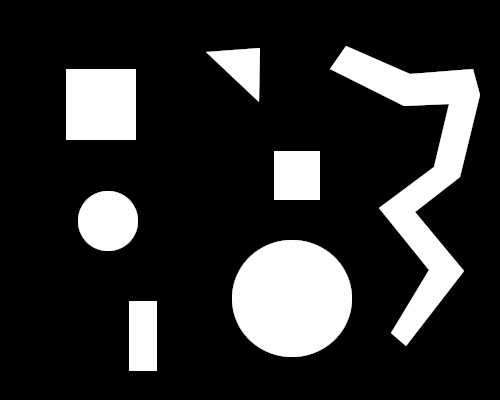
#> input picture Lecture 2/Images/shapes.png, 500 x 400 px
$ jupyter execute exrecise_4.ipynb
#> lines starting #> are read from the running program, lines starting #| are printed output that depends on the picture
### Lecture 2/Notebooks/helpers.py
import cv2
import numpy as np
from matplotlib import pyplot as plt

MIN = 0
MAX = 255

plt.rcParams['figure.figsize'] = [12, 8]

def show_histograms(img):
    if len(img.shape) == 2:
        hist = cv2.calcHist([img], [0], None, [256], [0, 256])
        plt.plot(hist)
    else:
        for channel, color in zip(range(img.shape[2]), ['r', 'g', 'b']):
            hist = cv2.calcHist([img], [channel], None, [256], [0, 256])
            plt.plot(hist, color=color)
    plt.grid()
    plt.show()


# source: https://stackoverflow.com/a/43346070
# [7 lines left out: function genarate_gussian_kernel, not called in this run]

def create_mean_kernel(kernel_radius):
    return np.ones((kernel_radius * 2 + 1, kernel_radius * 2 + 1)) / (kernel_radius * 2 + 1) ** 2

def erosion(image, kernel_radius, iterations=1):
    kernel = create_mean_kernel(kernel_radius)
    return cv2.erode(image, kernel, iterations=iterations)

def dilation(image, kernel_radius, iterations=1):
    kernel = create_mean_kernel(kernel_radius)
    return cv2.dilate(image, kernel, iterations=iterations)

def opening(image, kernel_radius, iterations=1):
    kernel = create_mean_kernel(kernel_radius)
    return cv2.morphologyEx(image, cv2.MORPH_OPEN, kernel, iterations=iterations)

def closing(image, kernel_radius, iterations=1):
    kernel = create_mean_kernel(kernel_radius)
    return cv2.morphologyEx(image, cv2.MORPH_OPEN, kernel, iterations=iterations)

### Lecture 2/exrecise_4.ipynb
[cell 1]
import cv2
from matplotlib import pyplot as plt
import matplotlib.patches as patches
import numpy as np
from helpers import *

[cell 2]
image = cv2.imread('Images/shapes.png')
#> image is the input picture: shape (400, 500, 3); min 0, max 255, mean 47.1
image = cv2.cvtColor(image, cv2.COLOR_BGR2GRAY)
#> image: shape (400, 500)

show_histograms(image)
#> in show_histograms, `hist = cv2.calcHist([img], [0], None, [256], [0, 256])`: hist = 256 values, max 162422 at index 0, min 0 at index 1, mean 781.2
#> in show_histograms, `plt.show()`:
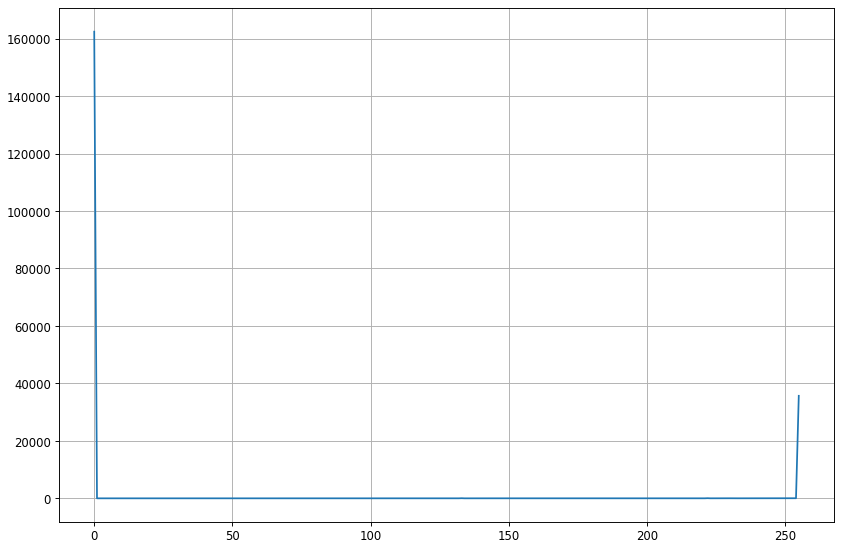
#> figure drawn by matplotlib, 1 panel; curve peaks at x = 0, y = 162422
plt.imshow(image, cmap='gray')

### TODO

[cell 3]
detector = cv2.SimpleBlobDetector_create()

# Setup SimpleBlobDetector parameters.
params = cv2.SimpleBlobDetector_Params()

# Change thresholds
params.minThreshold = 250

keypoints = detector.detect(image)
#> keypoints = ()

keypoints


$ run again, with Lecture 2/Images/neon-text.png copied over Lecture 2/Images/shapes.png
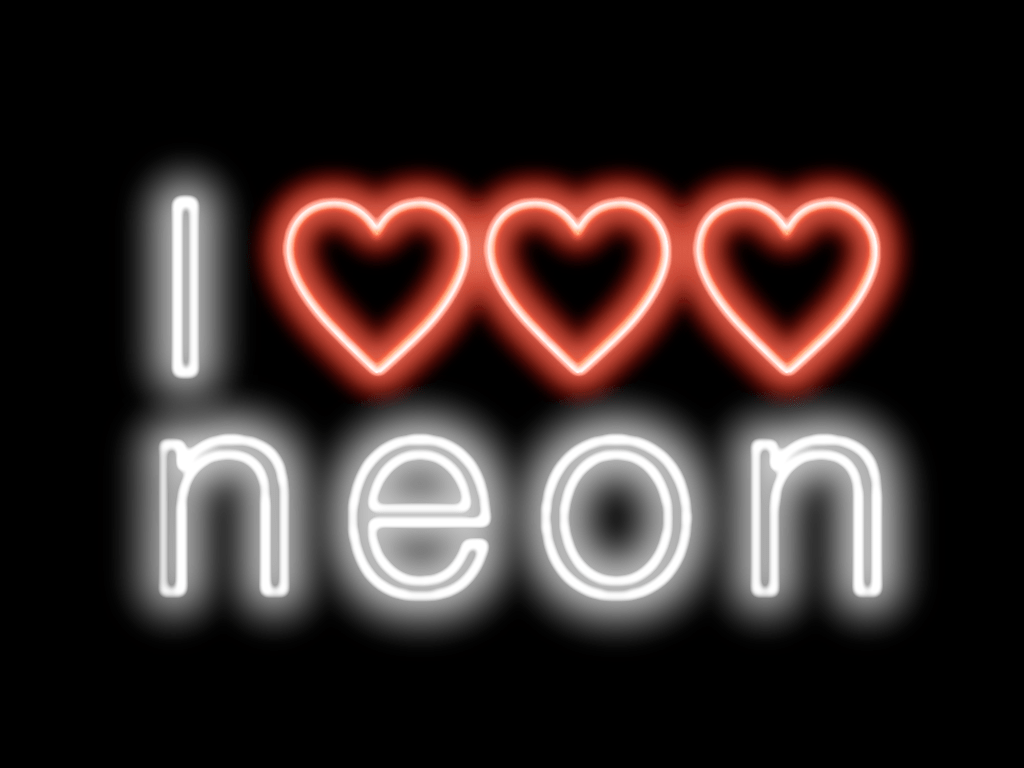
#> input picture Lecture 2/Images/neon-text.png, 1024 x 768 px
#> image is the input picture: shape (768, 1024, 3); mean B, G, R 40.4, 42.1, 55
#> `image = cv2.cvtColor(image, cv2.COLOR_BGR2GRAY)`:
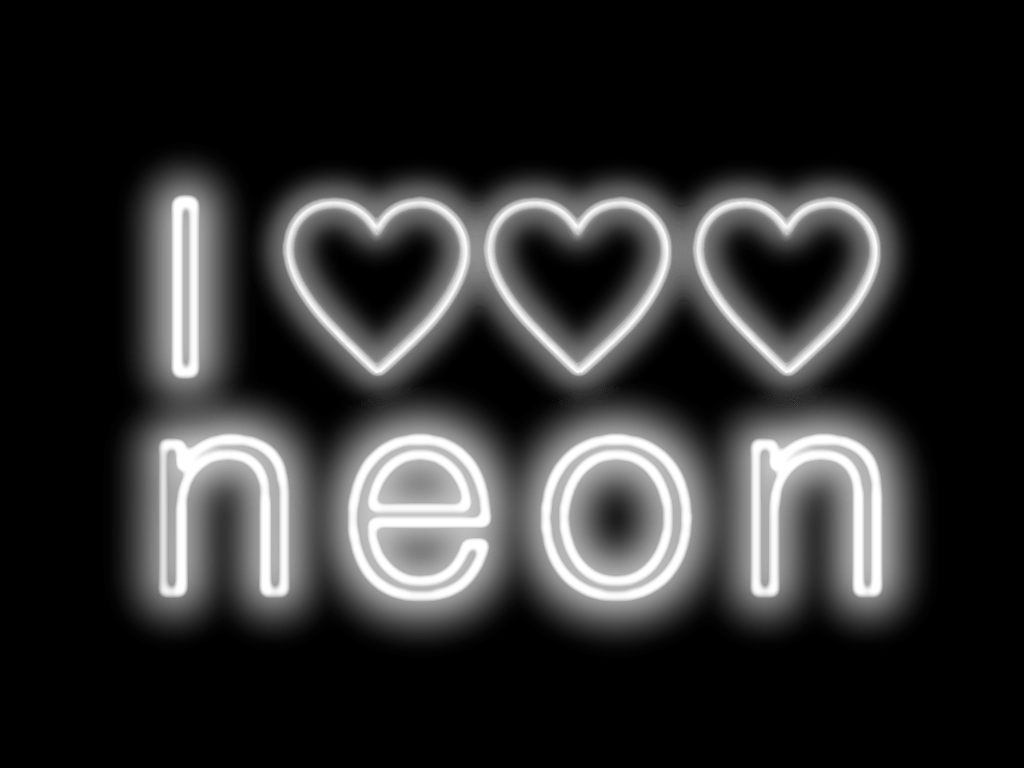
#> image: shape (768, 1024); min 0, max 255, mean 45.8
#> hist = 256 values, max 415354 at index 0, min 0 at index 8, mean 3072
#> in show_histograms, `plt.show()`:
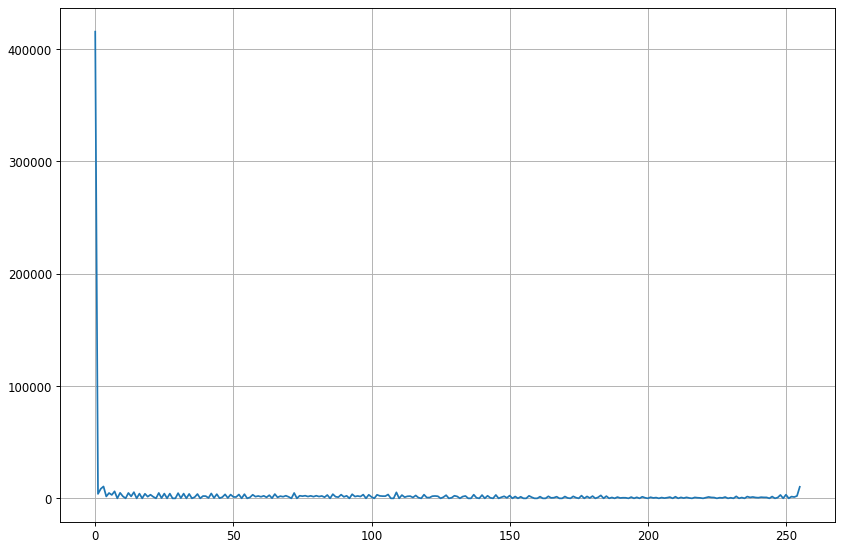
#> figure drawn by matplotlib, 1 panel; curve peaks at x = 0, y = 415354
#> keypoints = 3 keypoints; (x, y, size): (616, 518, 55.6), (419, 483, 55.1), (421, 550, 44.7)
#> Out has the same summary as keypoints
